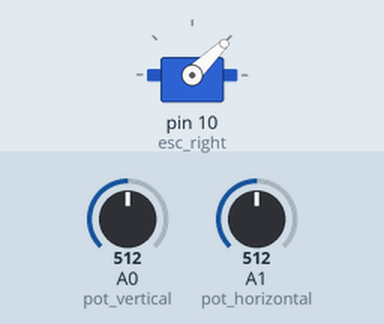
The sketch below on a simulated Arduino Uno, built with avr-gcc and run on an emulated ATmega328P. On the bench: servo. Inputs (shaded band) come from the test bench; at power-on: A0 (pot_vertical) = 512, A1 (pot_horizontal) = 512.

Above: at 1.2 s.
1.3 s: A0 (pot_vertical) set to 716
At 2.0 s:
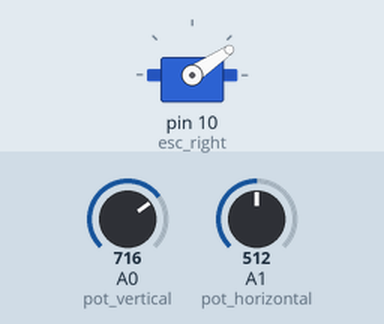
2.8 s: A1 (pot_horizontal) set to 716
At 4.2 s:
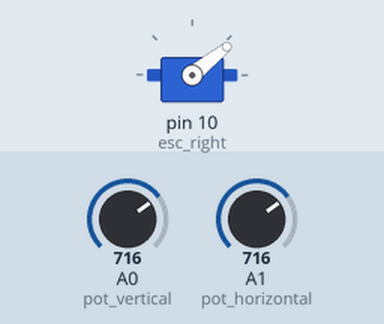
Timing chart, 0 to 5.8 s (numbered marks = the images above; inputs shaded):
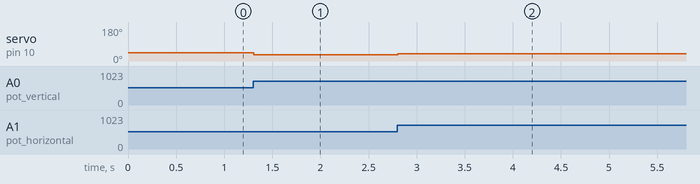

The sketch:

code.ino
```cpp
#include <Servo.h>

Servo esc_right;
Servo esc_left;

int pot_vertical = A0;//Analog pin
int pot_horizontal = A1;//Analog pin

int pot_vec[2] = {0,0};//vector of pot values, where center is 0,0.
int servo_vec[2] = {0,0};//servo values, 0: left, 1: right.

void setup() {
  esc_right.attach(9);
  esc_right.attach(10);
  pinMode(pot_vertical, INPUT);
  pinMode(pot_horizontal, INPUT);
}

void loop() {
  joystick_to_vector(pot_vec);
  vector_to_servo(pot_vec,servo_vec);

  esc_left.writeMicroseconds(servo_vec[0]);
  esc_right.writeMicroseconds(servo_vec[1]);
}

void joystick_to_vector(int* vector)
{
  int MIDDLE_X = 512;
  int MIDDLE_Y = 512;
  int TOL = 40;
  int MAX_DELTA = 10;

  int x = analogRead(pot_vertical) - MIDDLE_X;
  int y = analogRead(pot_horizontal) - MIDDLE_Y;
  int dx = abs(vector[0] - x);
  int dy = abs(vector[1] - y);
  boolean same_x = dx < TOL;
  boolean same_y = dy < TOL;
  if(dx > MAX_DELTA) dx = MAX_DELTA;
  if(dy > MAX_DELTA) dy = MAX_DELTA;
  if(!same_x) vector[0] += dx;
  if(!same_y) vector[1] += dy;
  if(x < TOL) vector[0] = 0;
  if(y < TOL) vector[1] = 0;
}

void vector_to_servo(int* vector,int* servo)
{
  int MAX_MAG = 512;
  int SERVO_MIN = 1000;
  int SERVO_MAX = 2000;
  int SERVO_RANGE = SERVO_MAX-SERVO_MIN;

  int mag = sqrt(vector[0]*vector[0] + vector[1]*vector[1]);
  double scale = mag / MAX_MAG;
  if(scale > 1)
  {
    vector[0] = (int) (vector[0] / scale);
    vector[1] = (int) (vector[1] / scale);
    mag = MAX_MAG;
  }
  //servo[0]: left, servo[1]: right
  servo[0] = SERVO_MIN + mag * SERVO_RANGE / MAX_MAG;
  servo[1] = SERVO_MIN + mag * SERVO_RANGE / MAX_MAG;
  int subtraction = abs (vector[0] * SERVO_RANGE / MAX_MAG);
  if(vector[0] < 0) servo[0] -= subtraction;
  if(vector[0] > 0) servo[1] -= subtraction;
}
```

Measured:
- after the input at 1.3 s, servo on pin 10 (esc_right): 44° → 34° at once
- after the input at 2.8 s, servo on pin 10 (esc_right): 34° → 39° at once
